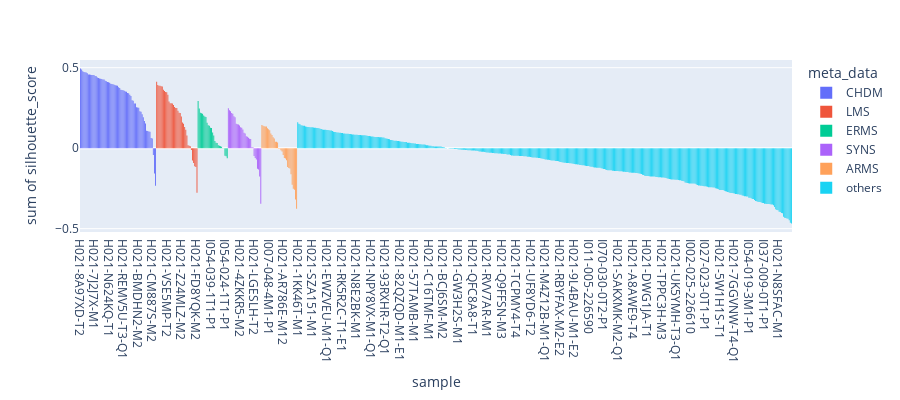

The notebook cell this image was saved under:
### Markdown cell above
# Plotly visualization

### Code cell
import plotly.express as px

fig = px.histogram(df, x="sample", y="silhouette_score",
             color='meta_data',
             orientation='v',
             height=400
             )
fig.show()

### Figure 1 — Plotly figure (JSON) as saved in the notebook; plotly's stock layout.template omitted (floating-point values rounded to 4 significant figures; data arrays with more than 128 entries replaced by an {"elided": "..."} marker saying what was removed)
{"data": [{"alignmentgroup": "True", "bingroup": "x", "histfunc": "sum", "hovertemplate": "meta_data=CHDM<br>sample=%{x}<br>sum of silhouette_score=%{y}<extra></extra>", "legendgroup": "CHDM", "marker": {"color": "#636efa", "pattern": {"shape": ""}}, "name": "CHDM", "offsetgroup": "CHDM", "orientation": "v", "showlegend": true, "type": "histogram", "x": ["H021-8A97XD-T2", "H021-1Z1Z9R-T3", "H021-8P95WW-M1", "H021-Z1LD1V-T1", "H021-5VNN-T1", "H021-6NY94X-T3", "H021-5WKVYW-T3", "H021-5YEPF5-M3", "S033-33+001-T1-Q1", "H021-LS387K-T2", "S033-33+005-T1-Q1", "H021-YW2T5S-T1", "S033-33+002-T2-Q1", "H021-7J2J7X-M1", "H021-PJ5TLX-T2-Q1", "H021-YUE8CH-T1", "H021-PN8G4P-T2", "H021-NQ7S9M-T1", "H021-VNDBT7-M1", "H021-SN3KBH-T1", "H021-3P7FPW-T1-E1", "H021-CJVR-T1", "S033-33+003-T2-Q1", "H021-JNQHBW-T1", "H021-6A9ZQ6-T2-Q1", "H021-4GTCCA-T1", "H021-N624KQ-T1", "H021-PJ5TLX-T2", "S033-33+001-T3-Q1", "H021-JA26GW-T1", "H021-BDWQVA-M4", "H021-5YEPF5-M1", "H021-REMV5U-T1", "H021-6CUT1H-T1-Q1", "S033-33+003-T1-Q1", "H021-E381AV-T2-E2", "S033-33+002-T1-Q1", "H021-A8GH43-T5-Q1", "H021-N624KQ-T11-E2", "H021-REMV5U-T3-Q1", "H021-W4TA9C-T4-Q1", "H021-6Q4GQN-M2", "H021-HTX8PM-T1-Q1", "S033-33+001-T2-Q1", "H021-2GFWNK-M1", "H021-SX9EQ8-T3-E2", "H021-4QAQ6K-M3-E2", "H021-9DVBZG-M1-E2", "H021-N624KQ-T10-Q1", "H021-N624KQ-T3-Q1", "S033-33+004-T1-Q1", "H021-SX9EQ8-T3-Q1", "H021-BMDHN2-M2", "H021-UQBN7H-T2", "S033-33+005-T2-Q1", "H021-REMV5U-T4-Q1", "H021-UJN13U-M1-Q1", "S033-33+004-T2-Q1", "H021-BDWQVA-M3", "H021-S1WQZ5-M1", "H021-V6BV2M-M2-Q1", "H021-9G2S1F-T1-E2", "H021-BMDHN2-M1", "H021-YTWLBM-T3-E1", "H021-V6BV2M-M1-Q1", "H021-CM887S-M2", "H021-ARFSS6-T7-Q1", "H021-FJ8QYX-T2-E1"], "xaxis": "x", "y": [0.4943, 0.4886, 0.4783, 0.4732, 0.4719, 0.4697, 0.466, 0.4584, 0.4576, 0.4568, 0.4552, 0.4551, 0.4546, 0.4489, 0.4462, 0.4392, 0.4362, 0.4324, 0.4311, 0.4295, 0.4271, 0.4265, 0.4188, 0.4164, 0.4112, 0.4099, 0.4061, 0.4003, 0.3992, 0.3968, 0.3944, 0.3909, 0.39, 0.3885, 0.3791, 0.3738, 0.3628, 0.3615, 0.3591, 0.3569, 0.3516, 0.3511, 0.3422, 0.3404, 0.3311, 0.3246, 0.2975, 0.2942, 0.2782, 0.2782, 0.2548, 0.2522, 0.2505, 0.2292, 0.2268, 0.21, 0.1925, 0.1684, 0.1536, 0.1076, 0.1059, 0.1034, 0.1026, 0.06259, 0.06021, -0.04206, -0.1571, -0.234], "yaxis": "y"}, {"alignmentgroup": "True", "bingroup": "x", "histfunc": "sum", "hovertemplate": "meta_data=LMS<br>sample=%{x}<br>sum of silhouette_score=%{y}<extra></extra>", "legendgroup": "LMS", "marker": {"color": "#EF553B", "pattern": {"shape": ""}}, "name": "LMS", "offsetgroup": "LMS", "orientation": "v", "showlegend": true, "type": "histogram", "x": ["H021-9F8Z82-M2", "H021-U6JPKP-T1", "H021-VD9X43-M1", "H021-TP3SA7-T2", "H021-FKET3M-M1-E2", "H021-RYWQDW-T1", "H021-5HBQ4N-M2-E2", "H021-L47PRH-T1", "H021-TLCRQX-T1", "H021-2RH2K9-T1", "H021-VSE5MP-T2", "H021-J421-T1", "H021-P1DAC8-M2", "H021-UEH1HB-M8-E1", "H021-3FZJBT-M1-E2", "H021-7HEZ4W-M1", "H021-RG4L33-M4", "H021-60KM-T1", "I036-018-0T1-P1", "H021-MP1TNY-M2", "H021-Z24MLZ-M2-E2", "H021-RYWQDW-T4", "H021-7HBSFK-M1-Q1", "H021-Z24MLZ-M2", "H021-8RDP1B-T1-Q1", "H021-2TVADY-M1", "H021-7B4P26-M4-E1", "H021-SUWWWZ-M1-Q1", "H021-V46GT6-M1-E1", "H021-DMVRFB-M1-Q1", "H021-EWRPWA-U3-Q1", "H021-EUCUU1-T3", "H021-ENQC15-T1", "H021-ENQC15-T3", "H021-DXJNNJ-M2-E1", "H021-DXJNNJ-M1-E1", "H021-FD8YQK-M2"], "xaxis": "x", "y": [0.4127, 0.393, 0.3876, 0.3871, 0.3846, 0.3835, 0.3636, 0.3552, 0.3486, 0.347, 0.3318, 0.2897, 0.2792, 0.2783, 0.2774, 0.2688, 0.2562, 0.2503, 0.2499, 0.2331, 0.2197, 0.2179, 0.1971, 0.1587, 0.1522, 0.1319, 0.1143, 0.07919, 0.01831, 0.01465, 0.01127, -0.01198, -0.07616, -0.09274, -0.1116, -0.1164, -0.2764], "yaxis": "y"}, {"alignmentgroup": "True", "bingroup": "x", "histfunc": "sum", "hovertemplate": "meta_data=ERMS<br>sample=%{x}<br>sum of silhouette_score=%{y}<extra></extra>", "legendgroup": "ERMS", "marker": {"color": "#00cc96", "pattern": {"shape": ""}}, "name": "ERMS", "offsetgroup": "ERMS", "orientation": "v", "showlegend": true, "type": "histogram", "x": ["I071-004-1T1-P1", "I008-015-0T1-P1", "I024-015-104566", "I071-006-2T1-P1", "I023-066-1T1-P1", "I036-036-2T1-P1", "I028-003-84352", "I027-028-1T1-P1", "I023-023-1T1-P1", "I052-025-1T1-P1", "I007-076-1T1-P1", "I062-051-1T1-P1", "I054-039-1T1-P1", "I043-011-2M1-P1", "I023-033-1T1-P1", "I011-006-0T1-P1", "I024-032-1T1-P1", "I007-088-1T2-P1", "I015-017-0M1-P1", "I024-034-189638", "I003-006-103006", "I034-071-2T1-P1", "I003-017-1M1-P1", "I054-026-1T1-P1", "I054-033-226658", "I054-024-1T1-P1", "I022-063-1M1-P1"], "xaxis": "x", "y": [0.2936, 0.2464, 0.2201, 0.2163, 0.2141, 0.2031, 0.1962, 0.193, 0.1576, 0.1431, 0.1388, 0.1272, 0.1259, 0.09764, 0.07864, 0.04469, 0.03404, 0.03285, 0.01879, 0.01571, 0.01219, 0.008165, 0.0005847, -0.002302, -0.04738, -0.05074, -0.06206], "yaxis": "y"}, {"alignmentgroup": "True", "bingroup": "x", "histfunc": "sum", "hovertemplate": "meta_data=SYNS<br>sample=%{x}<br>sum of silhouette_score=%{y}<extra></extra>", "legendgroup": "SYNS", "marker": {"color": "#ab63fa", "pattern": {"shape": ""}}, "name": "SYNS", "offsetgroup": "SYNS", "orientation": "v", "showlegend": true, "type": "histogram", "x": ["I037-010-9T1-P1", "H021-X16BXN-M1", "H021-5PS3DS-M1", "H021-3CX96H-T1", "H021-G6YVGM-T14-E2", "H021-G6YVGM-T2-E2", "I062-062-1T1-P1", "I036-039-9T1-P1", "H021-FZXNJ1-M1-E1", "H021-81SMLL-M4", "H021-SEET2F-T1", "H021-4ZKKR5-M2", "H021-UP3EF1-U4-E2", "H021-DNMH-T2", "I019-005-1M1-P1", "I023-065-9T1-P1", "H021-ALTZ5K-M1", "I054-034-226668", "H021-KXNR54-M2", "H021-6G8DSB-M1", "H021-JQ6WER-T1", "H021-MXRQ8Q-M1", "H021-G1AK84-T2-E1", "H021-4KDJS6-T1", "H021-LGESLH-T2", "H021-DNB4KV-T2", "H021-Q4XWWQ-T1-Q1", "H021-VMCXJC-M1", "H021-PMVK1Y-T1", "H021-7KW87B-T1-Q1"], "xaxis": "x", "y": [0.2475, 0.2351, 0.2297, 0.218, 0.2142, 0.1977, 0.1921, 0.1514, 0.1481, 0.1469, 0.1402, 0.1302, 0.1267, 0.1156, 0.09578, 0.09119, 0.07394, 0.07087, 0.06432, 0.0582, 0.05669, 0.005976, 0.005952, -0.04842, -0.06166, -0.07078, -0.1284, -0.1327, -0.1755, -0.3449], "yaxis": "y"}, {"alignmentgroup": "True", "bingroup": "x", "histfunc": "sum", "hovertemplate": "meta_data=ARMS<br>sample=%{x}<br>sum of silhouette_score=%{y}<extra></extra>", "legendgroup": "ARMS", "marker": {"color": "#FFA15A", "pattern": {"shape": ""}}, "name": "ARMS", "offsetgroup": "ARMS", "orientation": "v", "showlegend": true, "type": "histogram", "x": ["I040-009-1M1-P1", "I043-005-95540", "I047-021-1T1-P1", "I014-014-1T1-P1", "I062-070-2M1-P1", "I049-012-2M1-P1", "I010-021-226690", "I007-048-4M1-P1", "I043-001-80842", "I005-018-1M1-P1", "I010-028-291004", "I015-006-107208", "I002-029-1T1-P1", "I076-027-2M1-P1", "I022-018-98376", "I137-003-84050", "I043-005-130270", "I026-012-1M1-P1", "I047-026-2T2-P1", "I010-022-226744", "H021-AR786E-M12", "I070-047-0T1-P1", "I023-037-0T1-P1", "I018-037-1T1-P1", "H021-LGAPJC-M1", "I041-007-1T1-P1", "I070-029-1M1-P1", "I005-017-1T1-P1", "I007-039-130734", "I007-020-1007541", "I045-006-0T1-P1", "I007-031-108742"], "xaxis": "x", "y": [0.1442, 0.1386, 0.1363, 0.1342, 0.1339, 0.1235, 0.1172, 0.1118, 0.09096, 0.08114, 0.06794, 0.05953, 0.04027, 0.03916, 0.03461, -0.003844, -0.004309, -0.01217, -0.02083, -0.04238, -0.06063, -0.06359, -0.07542, -0.1171, -0.123, -0.1259, -0.1619, -0.2267, -0.2514, -0.2587, -0.3194, -0.3768], "yaxis": "y"}, {"alignmentgroup": "True", "bingroup": "x", "histfunc": "sum", "hovertemplate": "meta_data=others<br>sample=%{x}<br>sum of silhouette_score=%{y}<extra></extra>", "legendgroup": "others", "marker": {"color": "#19d3f3", "pattern": {"shape": ""}}, "name": "others", "offsetgroup": "others", "orientation": "v", "showlegend": true, "type": "histogram", "x": {"elided": "442 str values"}, "xaxis": "x", "y": {"elided": "442 float values"}, "yaxis": "y"}], "layout": {"barmode": "relative", "height": 400, "legend": {"title": {"text": "meta_data"}, "tracegroupgap": 0}, "margin": {"t": 60}, "xaxis": {"anchor": "y", "domain": [0, 1], "title": {"text": "sample"}}, "yaxis": {"anchor": "x", "domain": [0, 1], "title": {"text": "sum of silhouette_score"}}}}
